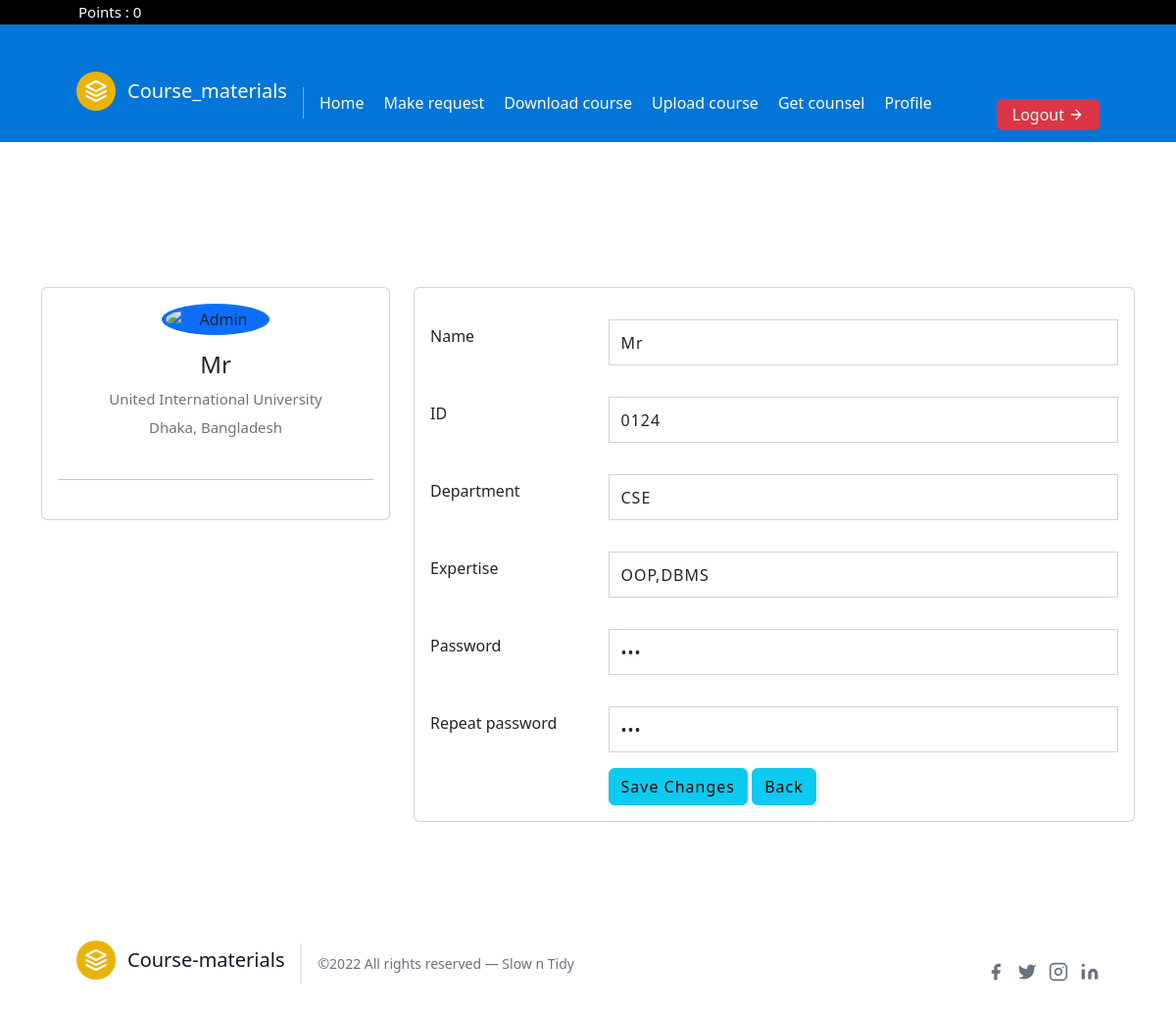
/editProfile.php (signed in), run on the app's committed database.
### tables this page shows
CREATE TABLE `student` (
  `id` int(11) NOT NULL,
  `student_id` int(11) NOT NULL,
  `student_name` varchar(100) NOT NULL,
  `email` varchar(100) NOT NULL,
  `department_name` varchar(100) NOT NULL,
  `student_pass` varchar(100) NOT NULL,
  `expertise` varchar(500) NOT NULL,
  `points` float NOT NULL DEFAULT 1
);

### editProfile.php (the view, shortened to what this page needs)
<?php
    include('config/db_connect.php');
	$email = $_SESSION['email'];
    $sql = "SELECT * FROM student WHERE email='$email'";
    $result = mysqli_query($conn,$sql);
    $student = mysqli_fetch_array($result);
?>
<!DOCTYPE html>
<html lang="en">
<?php include('templates/points.php');?>
  <?php include('templates/profileHeader.php') ?>
  <br><br>
<div class="container">
		<div class="main-body">
			<div class="row">
				<div class="col-lg-4">
					<div class="card">
						<div class="card-body">
							<div class="d-flex flex-column align-items-center text-center">
								<img src="https://bootdey.com/img/Content/avatar/avatar6.png" alt="Admin" class="rounded-circle p-1 bg-primary" width="110">
								<div class="mt-3">
									<h4><?php  echo $student['student_name']; ?></h4>
									<p class="text-secondary mb-1">United International University</p>
									<p class="text-muted font-size-sm">Dhaka, Bangladesh</p>
								</div>
							</div>
							<hr class="my-4">
						</div>
					</div>
				</div>
				<div class="col-lg-8">
				<form action="" method="POST">
					<div class="card">
						<div class="card-body">
							<div class="row mb-3">
								<div class="col-sm-3"><br>
									<h6 class="mb-0">Name</h6>
								</div>
								<div class="col-sm-9 text-secondary">
									<input type="text" class="form-control" value="<?php  echo $student['student_name']; ?>" name="name">
								</div>
							</div>
							<div class="row mb-3">
								<div class="col-sm-3"><br>
									<h6 class="mb-0">ID</h6>
								</div>
								<div class="col-sm-9 text-secondary">
									<input type="text" class="form-control" value="<?php  echo 0,$student['student_id']; ?>" name="student_id">
								</div>
							</div>
							<div class="row mb-3">
								<div class="col-sm-3"><br>
									<h6 class="mb-0">Department</h6>
								</div>
								<div class="col-sm-9 text-secondary">
									<input type="text" class="form-control" value="<?php  echo $student['department_name']; ?>" name="department">
								</div>
							</div>
							<div class="row mb-3">
								<div class="col-sm-3"><br>
									<h6 class="mb-0">Expertise</h6>
								</div>
								<div class="col-sm-9 text-secondary">
									<input type="text" class="form-control" value="<?php  echo $student['expertise']; ?>" name="expertise">
								</div>
							</div>
							<div class="row mb-3">
								<div class="col-sm-3"><br>
									<h6 class="mb-0">Password</h6>
								</div>
								<div class="col-sm-9 text-secondary">
								<input type="password" id="form3Example4c" class="form-control" name="password" value="<?php echo $student['student_pass'] ?>" />
								</div>
							</div>
							<div class="row mb-3">
								<div class="col-sm-3"><br>
									<h6 class="mb-0">Repeat password</h6>
								</div>
								<div class="col-sm-9 text-secondary">
								<input type="password" id="form3Example4c" class="form-control" name="passwordRepeat" value="<?php echo $student['student_pass'] ?>" />
								</div>
							</div>
							<div class="row">
								<div class="col-sm-3"></div>
								<div class="col-sm-9 text-secondary">
                                    <a class="btn btn-info "><button type="submit"  name="save" >Save Changes</button></a>
                                    <a class="btn btn-info "  href="profile.php"><button>Back</button></a>
								</div>
							</div>
						</div>
					</div>
					</form>
				</div>
			</div>
		</div>
	</div>
	<?php include('templates/footer.php');?>
</html>

### templates/points.php
<?php
    include('config/db_connect.php');
    $email = $_SESSION['email'];
    $sql = "SELECT points FROM student WHERE email='$email'";
    $result2 = mysqli_query($conn,$sql);
    $studentTemp = mysqli_fetch_array($result2);
?>
<p style="width: 100%;background-color :black;color:white;padding-left: 80px;margin:0%"> Points : <?php echo $studentTemp['points'];?></p>

### css/upload-file.css (style rules this page uses)
p { font-size: 15px; line-height: 25px !important; font-weight: 500; }
.container { padding-top: 100px !important; border-radius: 20px; }
.btn { letter-spacing: 1px; }
input, textarea { padding: 10px 12px 10px 12px; border: 1px solid lightgrey; border-radius: 0px !important; margin-bottom: 5px; margin-top: 2px; width: 100%; box-sizing: border-box; color: #2C3E50; font-size: 14px; letter-spacing: 1px; resize: none; }
.form-control { height: calc(2em + .75rem + 3px); }

### data on the page
student: points "0", student_name "Mr", name "Mr", student_id "0124", department "CSE", expertise "OOP,DBMS"
